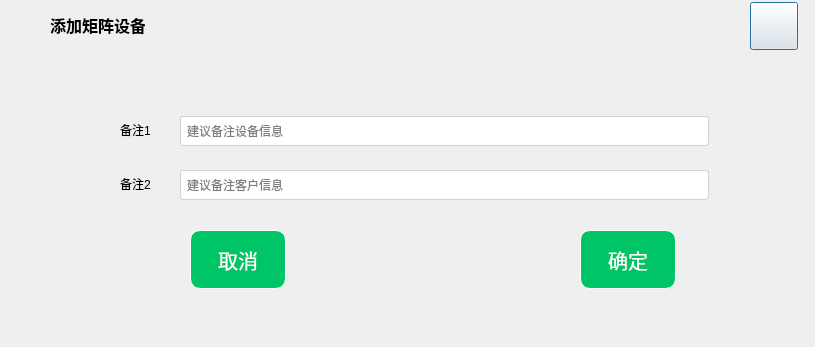
<?xml version="1.0" encoding="UTF-8"?>
<ui version="4.0">
 <class>GBSModifyRemark</class>
 <widget class="QDialog" name="GBSModifyRemark">
  <property name="geometry">
   <rect>
    <x>0</x>
    <y>0</y>
    <width>815</width>
    <height>347</height>
   </rect>
  </property>
  <property name="windowTitle">
   <string>Dialog</string>
  </property>
  <widget class="QWidget" name="widget" native="true">
   <property name="geometry">
    <rect>
     <x>0</x>
     <y>0</y>
     <width>815</width>
     <height>54</height>
    </rect>
   </property>
   <property name="styleSheet">
    <string notr="true"/>
   </property>
   <widget class="QLabel" name="label">
    <property name="geometry">
     <rect>
      <x>50</x>
      <y>14</y>
      <width>95</width>
      <height>22</height>
     </rect>
    </property>
    <property name="styleSheet">
     <string notr="true">width: 64px;
height: 23px;
font-family: Source Han Serif CN, Source Han Serif CN;
font-weight: 500;
font-size: 16px;
color: #000000;
line-height: 19px;
text-align: left;
font-style: normal;
text-transform: none;</string>
    </property>
    <property name="text">
     <string>添加矩阵设备</string>
    </property>
   </widget>
   <widget class="QPushButton" name="btnClose">
    <property name="geometry">
     <rect>
      <x>750</x>
      <y>2</y>
      <width>48</width>
      <height>48</height>
     </rect>
    </property>
    <property name="text">
     <string/>
    </property>
    <property name="icon">
     <iconset>
      <normaloff>../../forms/images/gbs/biz/gbs-close-window.png</normaloff>../../forms/images/gbs/biz/gbs-close-window.png</iconset>
    </property>
    <property name="iconSize">
     <size>
      <width>48</width>
      <height>48</height>
     </size>
    </property>
   </widget>
  </widget>
  <widget class="QWidget" name="widget_2" native="true">
   <property name="geometry">
    <rect>
     <x>-10</x>
     <y>50</y>
     <width>831</width>
     <height>411</height>
    </rect>
   </property>
   <widget class="QLabel" name="label_2">
    <property name="geometry">
     <rect>
      <x>130</x>
      <y>70</y>
      <width>40</width>
      <height>20</height>
     </rect>
    </property>
    <property name="text">
     <string>备注1</string>
    </property>
   </widget>
   <widget class="QLabel" name="label_3">
    <property name="geometry">
     <rect>
      <x>130</x>
      <y>124</y>
      <width>40</width>
      <height>20</height>
     </rect>
    </property>
    <property name="text">
     <string>备注2</string>
    </property>
   </widget>
   <widget class="QLineEdit" name="lineEdit">
    <property name="geometry">
     <rect>
      <x>190</x>
      <y>66</y>
      <width>529</width>
      <height>30</height>
     </rect>
    </property>
    <property name="styleSheet">
     <string notr="true">width: 529px;
height: 30px;
border-radius: 3px 3px 3px 3px;
border: 1px solid #D2D2D2;
padding-left:4px;
</string>
    </property>
    <property name="placeholderText">
     <string>建议备注设备信息</string>
    </property>
   </widget>
   <widget class="QLineEdit" name="lineEdit_2">
    <property name="geometry">
     <rect>
      <x>190</x>
      <y>120</y>
      <width>529</width>
      <height>30</height>
     </rect>
    </property>
    <property name="styleSheet">
     <string notr="true">width: 529px;
height: 30px;
border-radius: 3px 3px 3px 3px;
border: 1px solid #D2D2D2;
padding-left:4px;</string>
    </property>
    <property name="placeholderText">
     <string>建议备注客户信息</string>
    </property>
   </widget>
   <widget class="QPushButton" name="pushButton_3">
    <property name="geometry">
     <rect>
      <x>200</x>
      <y>180</y>
      <width>96</width>
      <height>59</height>
     </rect>
    </property>
    <property name="styleSheet">
     <string notr="true">width: 80px;
height: 40px;
background: #00C566;
border-radius: 10px 10px 10px 10px;
border: 1px solid #FFFFFF;
font-size: 20px;
color: #FFFFFF;width: 80px;
height: 40px;
background: #00C566;
border-radius: 10px 10px 10px 10px;
border: 1px solid #FFFFFF;
font-size: 20px;
color: #FFFFFF;</string>
    </property>
    <property name="text">
     <string>取消</string>
    </property>
   </widget>
   <widget class="QPushButton" name="pushButton_4">
    <property name="geometry">
     <rect>
      <x>590</x>
      <y>180</y>
      <width>96</width>
      <height>59</height>
     </rect>
    </property>
    <property name="styleSheet">
     <string notr="true">width: 80px;
height: 40px;
background: #00C566;
border-radius: 10px 10px 10px 10px;
border: 1px solid #FFFFFF;
font-size: 20px;
color: #FFFFFF;width: 80px;
height: 40px;
background: #00C566;
border-radius: 10px 10px 10px 10px;
border: 1px solid #FFFFFF;
font-size: 20px;
color: #FFFFFF;</string>
    </property>
    <property name="text">
     <string>确定</string>
    </property>
   </widget>
  </widget>
 </widget>
 <resources>
  <include location="../Resources.qrc"/>
 </resources>
 <connections/>
</ui>
